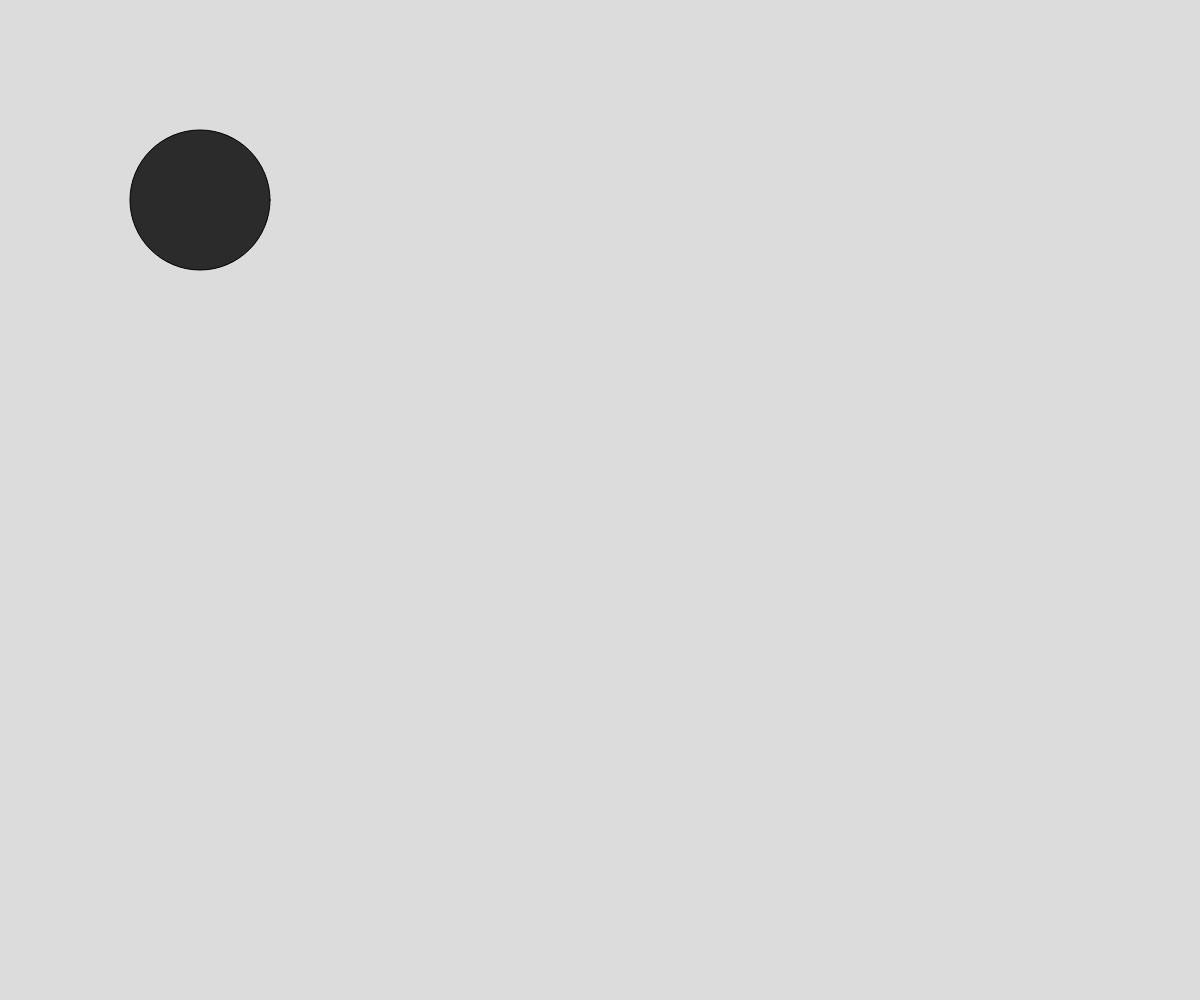
Frame 1 (no input)
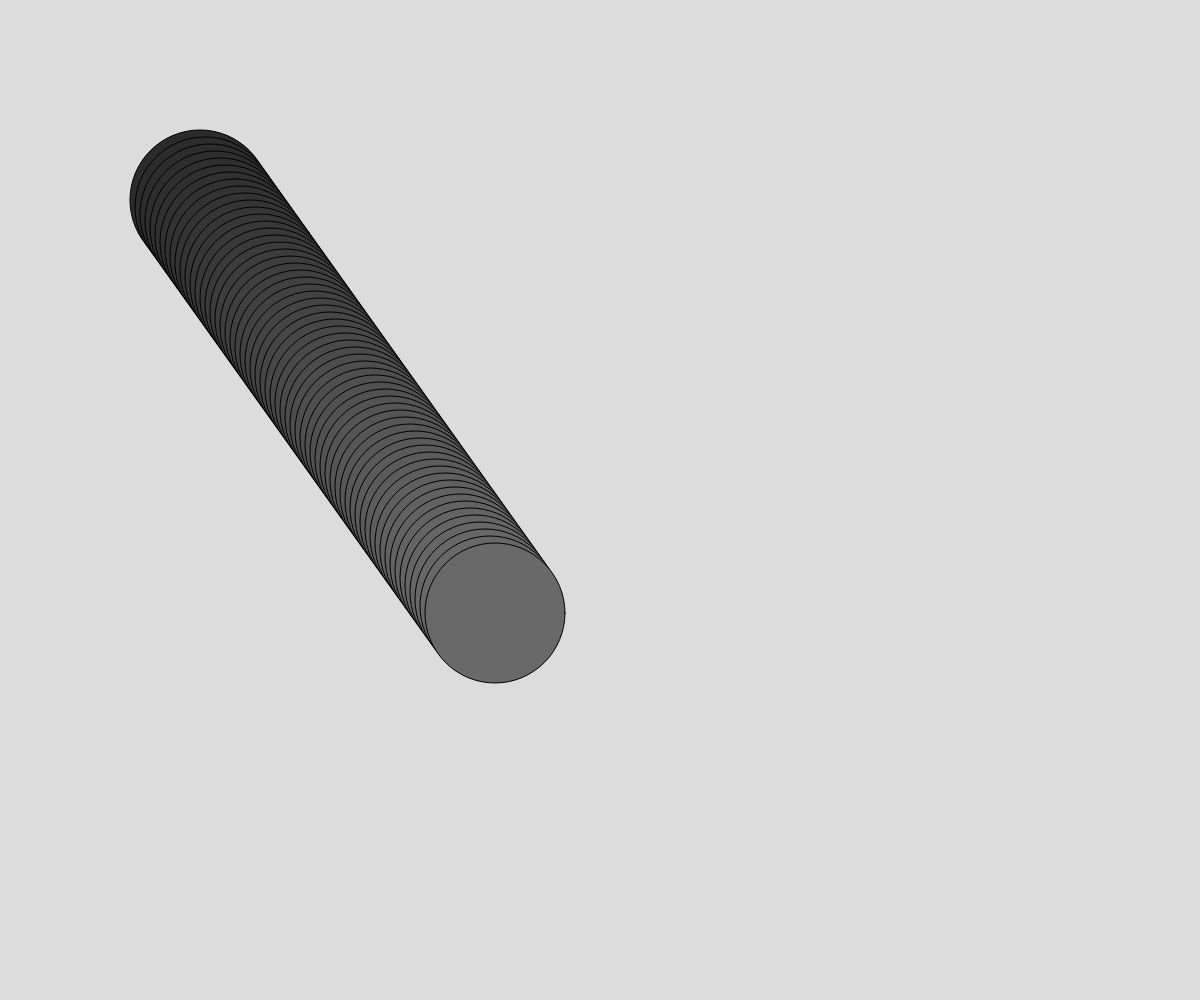
Frame 60 (no input)
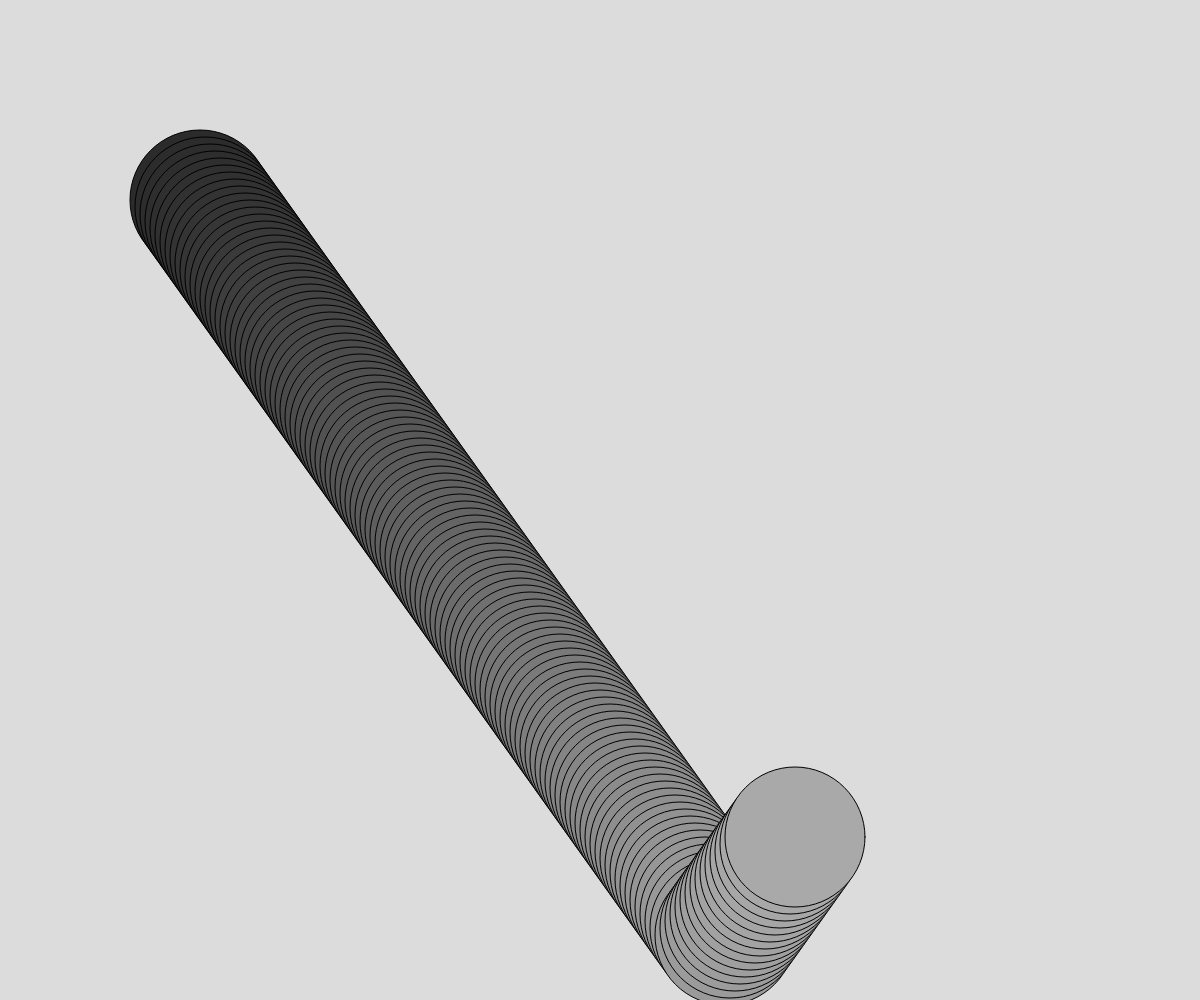
Frame 120 (the mouse pressed at the canvas centre since frame 60)

The p5.js sketch that drew these frames (run headless with seeded random() and noise() and a simulated clock; from frame 60 on, the mouse is pressed at the canvas centre):

// p5.js sketch
// ── sketch.js
let xPos = 200;
let yPos = xPos
let xSpeed = 5
let ySpeed = 7

function setup() {
  createCanvas(windowWidth, windowHeight);
  background(220);
}

function draw() {

  let radius = 70
  let diameter = radius * 2
  let grayValue = map(xPos, 0, width, 0, 255)
  fill(grayValue)

  circle(xPos, yPos, diameter)

  xPos = xPos +  xSpeed
  yPos = yPos +  ySpeed

  let pastRightEdge = width < xPos + radius
  let pastLeftEdge = 0 > xPos - radius
  if (pastRightEdge || pastLeftEdge) {
    xSpeed = -xSpeed
  }

  let belowBottom = height < yPos + radius
  let aboveTop = 0 > yPos - radius
  if (belowBottom || aboveTop) {
    ySpeed = -ySpeed
  }
}
